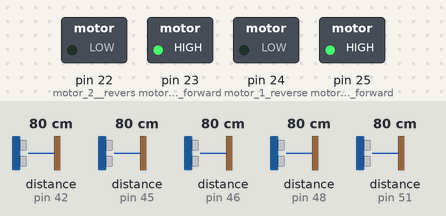
A sketch run on a simulated Arduino Mega 2560, built with avr-gcc and run on an emulated ATmega2560. On the bench: switched loads named in the sketch (green lamp = pin HIGH). Wiring (inferred from the names in the program): 5 × ultrasonic range finder: trigger pin 43, echo pin 42 / trigger pin 44, echo pin 45 / trigger pin 47, echo pin 46 / trigger pin 49, echo pin 48 / trigger pin 50, echo pin 51. The inputs (shaded band) are chosen by the test bench; at power-on: distance to the obstacle (sensors on pin 42, pin 51, pin 45, pin 46, pin 48) 80 cm. The echo pulse lasts 58.3 µs per cm; pins used as bus, display or sensor lines are not drawn.

Above: at 1.2 s.
1.3 s: distance to the obstacle (sensor on pin 42) set to 12 cm
2.8 s: distance to the obstacle (sensor on pin 42) set to 9 cm
At 3.7 s:
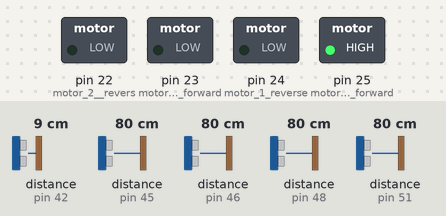
4.3 s: distance to the obstacle (sensor on pin 42) set to 18 cm
At 5.0 s:
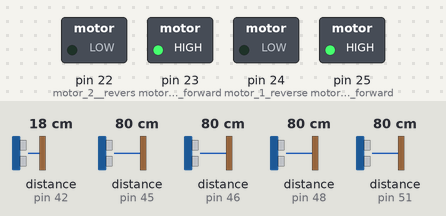
5.8 s: distance to the obstacle (sensor on pin 51) set to 17 cm
7.3 s: distance to the obstacle (sensor on pin 51) set to 14 cm
At 7.8 s:
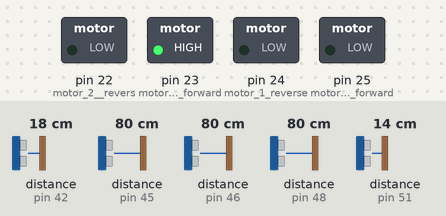
8.8 s: distance to the obstacle (sensor on pin 45) set to 18 cm
10.3 s: distance to the obstacle (sensor on pin 45) set to 15 cm
At 11.0 s:
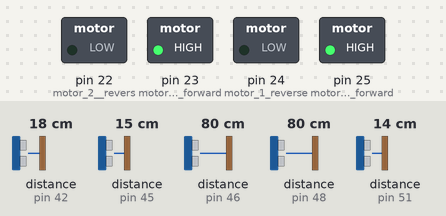
Timing chart, 0 to 12.8 s (numbered marks = the images above; inputs shaded):
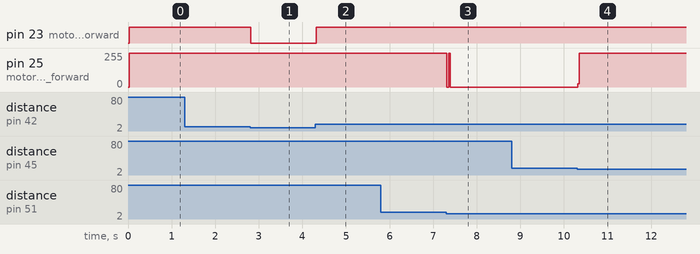

Measured:
- the behaviour switches between 11 and 10 cm on distance to the obstacle (sensor on pin 42) (found by bisection; images 0 and 1)
- the behaviour switches between 16 and 15 cm on distance to the obstacle (sensor on pin 51) (found by bisection; images 2 and 3)
- the behaviour switches between 17 and 16 cm on distance to the obstacle (sensor on pin 45) (found by bisection; images 3 and 4)
- after the input at 1.3 s, every drawn part: stays the same
- after the input at 2.8 s, pin 23 (motor_2_forward): HIGH → LOW at once
- after the input at 4.3 s, pin 23 (motor_2_forward): LOW → HIGH at once
- after the input at 5.8 s, every drawn part: stays the same
- after the input at 7.3 s, pin 25 (motor_1_forward): 255/255 → 0/255 at once
- after the input at 8.8 s, every drawn part: stays the same
- after the input at 10.3 s, pin 25 (motor_1_forward): 0/255 → 255/255 at once

The sketch:

code.ino
```cpp
#define trigPin1 47         // Trigger Pin for sensors 1
#define echoPin1 46        // Echo Pin for sensor 1
#define trigPin2 44         // Trigger Pin for sensors 2
#define echoPin2 45        // echo pin for sensor 2
#define trigPin3 43         // Trigger Pin for sensors 3
#define echoPin3 42        //echo pin for sensor 3
#define trigPin4 50         // Trigger Pin for sensors 4
#define echoPin4 51        //echo pin for sensor 4
#define trigPin5 49         // Trigger Pin for sensors 5
#define echoPin5 48        // echo pin for sensor 5
#define trigPin6 52         // Trigger Pin for sensors 6
#define echoPin6 53        // echo pin for sensor 6
#define trigPin7 41         // Trigger Pin for sensors 7
#define echoPin7 40        // echo pin for sensor 7


void setup() {
 Serial.begin (9600);

 pinMode(trigPin1, OUTPUT);      // trigger pin defined 1
 pinMode(trigPin2, OUTPUT);      // trigger pin defined 2
 pinMode(trigPin3, OUTPUT);      // trigger pin defined 3
 pinMode(trigPin4, OUTPUT);      // trigger pin defined 4
 pinMode(trigPin5, OUTPUT);      // trigger pin defined 5
 pinMode(trigPin6, OUTPUT);      // trigger pin defined 6
 pinMode(trigPin7, OUTPUT);      // trigger pin defined 7


 pinMode(echoPin1, INPUT);      // for sensor 1 echo defin
 pinMode(echoPin2, INPUT);      // for sensor 2 echo defin
 pinMode(echoPin3, INPUT);      // for sensor 3 echo defin
 pinMode(echoPin4, INPUT);      // for sensor 4 echo defin
 pinMode(echoPin5, INPUT);      // for sensor 5 echo defin
 pinMode(echoPin6, INPUT);      // for sensor 6 echo defin
 pinMode(echoPin7, INPUT);      // for sensor 7 echo defin


                             pinMode(22, OUTPUT);          // motor 2  revers
                             pinMode(23, OUTPUT);          // motor 2 forward
                             pinMode(24, OUTPUT);          // motor 1 reverse
                             pinMode(25, OUTPUT);          // motor 1 forward


// digitalWrite(23,LOW);        // initially motor forward so 26 and 34 low
// digitalWrite (25,LOW);
 //digitalWrite(23, HIGH);      // initially motor forward so 22 and 30 low
 //digitalWrite(25, HIGH);
//delay(1000);
// digitalWrite(22, LOW);      // for testiing these 2 lines are added
// digitalWrite(24, LOW);

}
void loop(){
  int duration1, distance1, duration2, distance2, duration3, distance3, duration4, distance4, duration5, distance5, duration6, distance6;

  //   **************** for sensor 1 *******************
  digitalWrite (trigPin1, LOW);          // trigger high
  delayMicroseconds(2);
   digitalWrite (trigPin1, HIGH);          // trigger high
  delayMicroseconds(10);
  digitalWrite (trigPin1, LOW);          // trigger low
  duration1 = pulseIn(echoPin1, HIGH);         // duration measurments
  distance1=(duration1/58.2);                  // distance meaurments

  //   **************** for sensor 2 *******************
 digitalWrite (trigPin2, LOW);          // trigger high
  delayMicroseconds(2);
 digitalWrite (trigPin2, HIGH);          // trigger high
  delayMicroseconds(10);
  digitalWrite (trigPin2, LOW);          // trigger low
  duration2 = pulseIn(echoPin2, HIGH);
   distance2=(duration2/58.2);

   // **************** for sensor 3 *******************
digitalWrite (trigPin3, LOW);          // trigger high
 delayMicroseconds(2);
digitalWrite (trigPin3, HIGH);          // trigger high
delayMicroseconds(10);
digitalWrite (trigPin3, LOW);          // trigger low
 duration3 = pulseIn(echoPin3, HIGH);
distance3=(duration3/58.2);

  //   **************** for sensor 4 *******************
 digitalWrite (trigPin4, LOW);          // trigger high
  delayMicroseconds(2);
 digitalWrite (trigPin4, HIGH);          // trigger high
  delayMicroseconds(10);
  digitalWrite (trigPin4, LOW);          // trigger low
  duration4 = pulseIn(echoPin4, HIGH);
   distance4=(duration4/58.2);


 //**************** for sensor 5 *******************
digitalWrite (trigPin5, LOW);          // trigger high
delayMicroseconds(2);
 digitalWrite (trigPin5, HIGH);          // trigger hig
 delayMicroseconds(10);
 digitalWrite (trigPin5, LOW);          // trigger low
duration5 = pulseIn(echoPin5, HIGH);
  distance5=(duration5/58.2);


   // Condition

  if(distance1 > 10 && distance2 > 10 && distance3 > 10 && distance4 > 10 && distance5 > 10){
    //000000

 digitalWrite(23, HIGH);      // initially motor forward so 22 and 30 low
 digitalWrite(25, HIGH);
}

 if(distance1 > 10 && distance2 < 10 && distance3 > 10 && distance4 > 10 && distance5 > 10){
    //000005

 digitalWrite(23, HIGH);      // initially motor forward so 22 and 30 low
 digitalWrite(25, LOW);
}

if(distance1 > 15 && distance2 > 15 && distance3 > 15 && distance4 < 15 && distance5 > 15){
    //000040

 digitalWrite(25, LOW);      // initially motor forward so 22 and 30 low
 digitalWrite(23, HIGH);
}

 /*if(distance1 > 10 && distance2 > 10 && distance3 > 10 && distance4 < 10 && distance5 > 10){
    //000450

 digitalWrite(23, HIGH);      // initially motor forward so 22 and 30 low
 digitalWrite(25, LOW);
}*/

 if(distance1 > 10 && distance2 > 10 && distance3 < 10 && distance4 > 10 && distance5 > 10){
    //000300

 digitalWrite(23, LOW);      // initially motor forward so 22 and 30 low
 digitalWrite(25, HIGH);
}

if(distance1 > 10 && distance2 > 10 && distance3 > 10 && distance4 > 10 && distance5 < 10){
    //02000

 digitalWrite(23, LOW);      // initially motor forward so 22 and 30 low
 digitalWrite(25, HIGH);
}

if(distance1 < 10 && distance2 > 10&& distance3 > 10 && distance4 > 10 && distance5 > 10){
    //100000

 digitalWrite(23, LOW);      // initially motor forward so 22 and 30 low
 digitalWrite(25, LOW);
}

}
```
